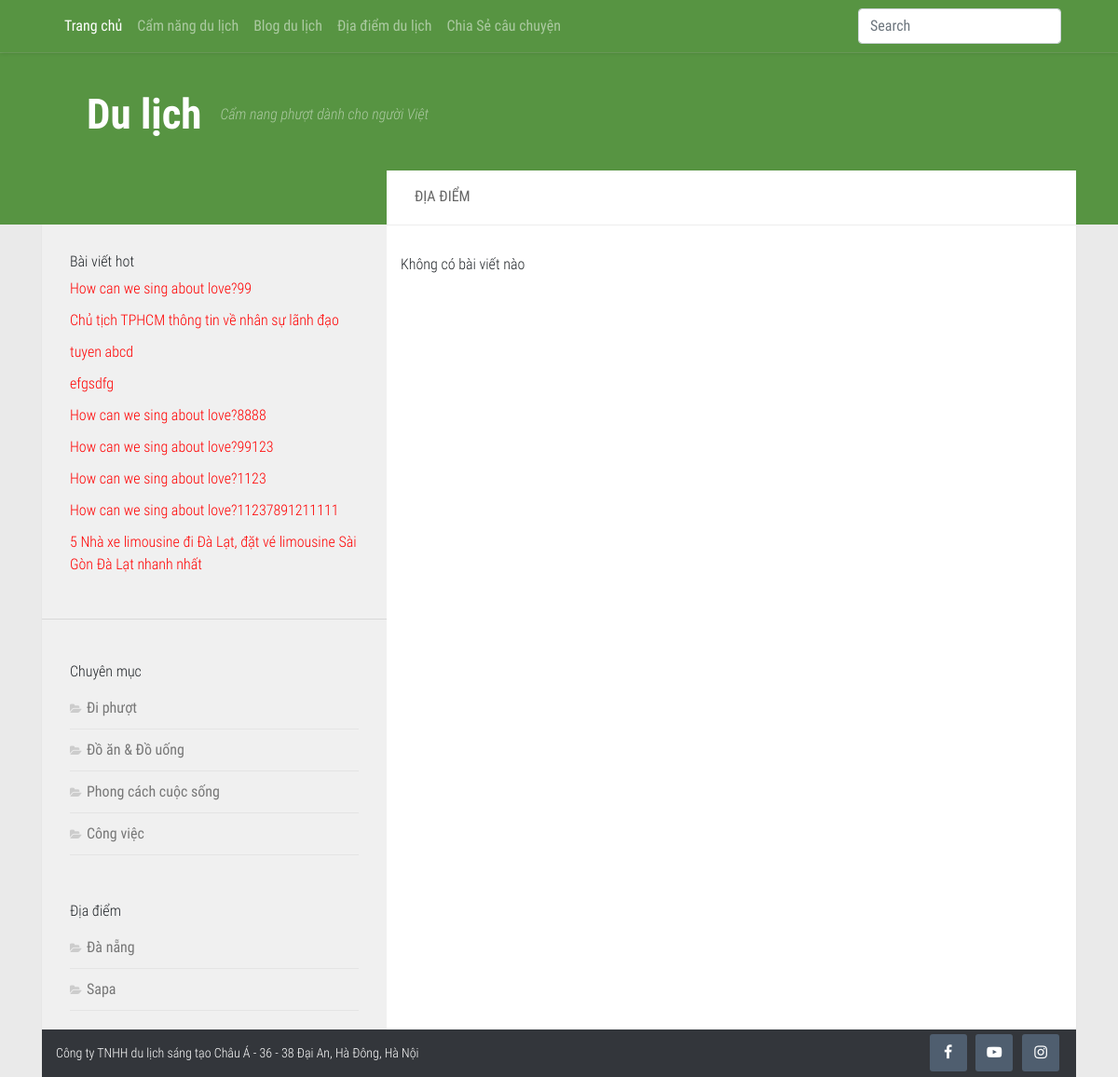
/diadiemdulich.php, run on an earlier commit of the app's database.
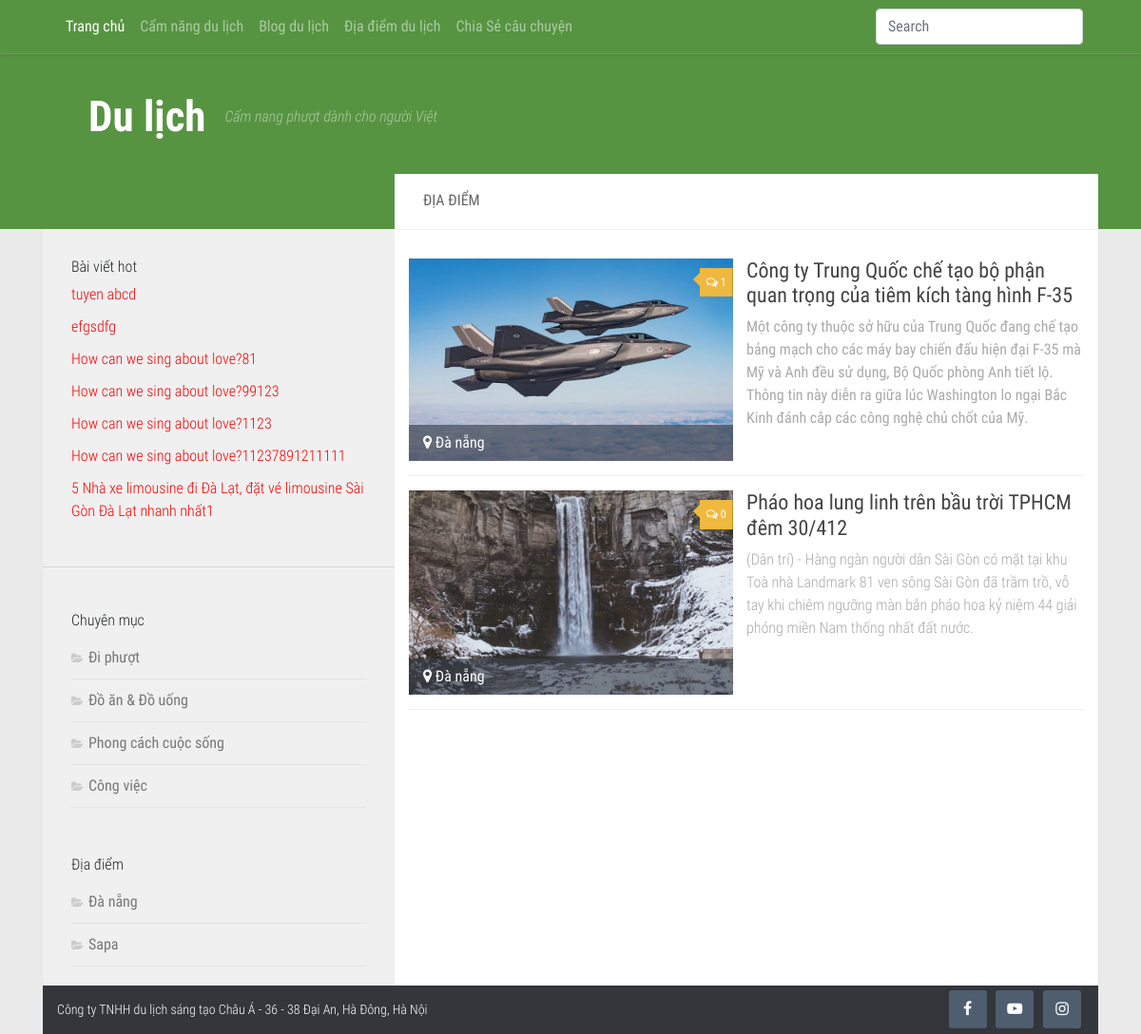
And on a later commit of the database.
### tables this page shows
CREATE TABLE `tintuc` (
  `tintuc_id` int(11) NOT NULL,
  `danhmuc_id` int(11) DEFAULT NULL,
  `tintuc_ten` varchar(150) DEFAULT NULL,
  `tintuc_mota` text NOT NULL,
  `tintuc_noidung` text,
  `tintuc_anh` varchar(100) DEFAULT NULL,
  `tintuc_ngaytao` date DEFAULT NULL,
  `tintuc_hot` tinyint(4) DEFAULT NULL
);

CREATE TABLE `danhmuc` (
  `danhmuc_id` int(11) NOT NULL,
  `danhmuc_ten` varchar(100) NOT NULL,
  `danhmuc_vitri` int(11) NOT NULL,
  `danhmuc_ngaytao` date NOT NULL
);

CREATE TABLE `diadiem` (
  `diadiem_id` int(11) NOT NULL,
  `diadiem_ten` varchar(150) NOT NULL,
  `diadiem_anh` varchar(100) NOT NULL,
  `diadiem_ngaytao` date NOT NULL,
  `diadiem_vitri` int(11) NOT NULL
);

CREATE TABLE `baiviet_diadiem` (
  `baiviet_diadiem_id` int(11) NOT NULL,
  `diadiem_id` int(11) NOT NULL,
  `baiviet_diadiem_ten` varchar(150) NOT NULL,
  `baiviet_diadiem_mota` text NOT NULL,
  `baiviet_diadiem_anh` varchar(100) NOT NULL,
  `baiviet_diadiem_noidung` text NOT NULL,
  `baiviet_diadiem_ngaytao` date NOT NULL,
  `baiviet_diadiem_hot` tinyint(4) NOT NULL
);

### includes/functions.php (called while the page is built, shortened)
<?php
    function fetch_location($display = 5) {
        global $dbc;
        $start = (isset($_GET['s']) && filter_var($_GET['s'], FILTER_VALIDATE_INT, array('min_range' => 1))) ? $_GET['s'] : 0;
        $query = "SELECT l.baiviet_diadiem_hot ,l.baiviet_diadiem_id, l.baiviet_diadiem_ten, l.baiviet_diadiem_mota, l.baiviet_diadiem_noidung, l.baiviet_diadiem_anh, DATE_FORMAT(l.baiviet_diadiem_ngaytao, '%d Tháng %m, %y') AS date, c.diadiem_ten, c.diadiem_id ";
        $query .= " FROM baiviet_diadiem AS l ";
        $query .= " LEFT JOIN diadiem AS c ";
        $query .= " USING (diadiem_id) ORDER BY l.baiviet_diadiem_hot DESC LIMIT {$start}, {$display}";
        $result = $dbc->query($query);
        if($result->num_rows > 1) {
            $posts = array();
            while($results = $result->fetch_array(MYSQLI_ASSOC)) {
                $posts[] = $results;
            }
            return $posts;
        } else {
            return FALSE;
        }
    }
    function countComment($type, $id) {
        global $dbc;
        $query = "SELECT count(binhluan_id) FROM binhluan WHERE binhluan_kieu = '{$type}' AND foreign_id = {$id}";
        $result = $dbc->query($query);
        if($result->num_rows > 0) {
            list($count) = $result->fetch_array(MYSQLI_NUM);
          return $count;
        } else{
          return FALSE;
        }
    }
?>

### diadiemdulich.php (the view, shortened to what this page needs)
<?php include('includes/mysqli_connect.php');?>
<?php include('includes/functions.php');?>
<?php include('includes/header.php');?>
<main id="main">
  <div class="container">
    <div class="row">
      <div class="col-md-12">
        <div class="wrapper-main">
          <div class="row m-0">
            <div class="col-md-4 p-0">
              <?php include('includes/sidebar.php');?>
            </div>
            <div class="col-md-8 p-0">
              <div class="wrapper-main-content">
                <h2 class="title"> ĐỊA ĐIỂM </h2>
                <div class="row">
                  <div class="col-md-12">
                    <div class="box-content">
                      <div class='location-layout'>
                        <div class="row">
                          <?php
                            $display = 5;
                            $posts = fetch_location($display);
                            $type = 'diadiem';
                            if(!empty($posts)){
                              foreach ($posts as $post) {
                                $countComment = countComment($type, $post['baiviet_diadiem_id']);
                                if($countComment > 0) {
                                  $count = $countComment;
                                } else {
                                  $count = 0;
                                }
                                echo "
                                  <div class='item_wrap clearfix'>
                                    <div class='image_wrap'>
                                      <a href='chitietdiadiem.php?id={$post['baiviet_diadiem_id']}'>
                                        <img src='".BASE_URL."/admin/uploads/images/{$post['baiviet_diadiem_anh']}' class='img-fluid' alt=''>
                                      </a>
                                      <a class='post-comments' href='chitietdiadiem.php?id={$post['baiviet_diadiem_id']}#disscuss'><span><i class='fa fa-comments-o'></i>{$count}</span></a>
                                      <a href='diadiem.php?id={$post['diadiem_id']}'><div class='location-icon'><i class='fa fa-map-marker' aria-hidden='true'></i> {$post['diadiem_ten']}</div></a>
                                    </div>
                                    <div class='details_wrap'>
                                      <div class='information_wrapper'>
                                          <h2 class='name'><a href='chitietdiadiem.php?id={$post['baiviet_diadiem_id']}'>{$post['baiviet_diadiem_ten']}</a></h2>
                                          <div class='description'>{$post['baiviet_diadiem_mota']}</div>
                                      </div>
                                    </div>
                                  </div>
                                ";
                              }
                            } else {
                              $messages = "<p>Không có bài viết nào</p>";
                            }
                          ?>
                          <?php if(isset($messages)) {echo $messages;} ?>
                        </div>
                      </div>
                    </div>
                  </div>
                </div>
              </div>
            </div>
          </div>
        </div>
      </div>
    </div>
  </div>
</main>
<?php include('includes/footer.php');?>

### includes/header.php (shortened to what this page needs)
<!DOCTYPE html>
<html lang="en">
	<head>
		<link href="assets/css/bootstrap.min.css" rel="stylesheet">
		<link href="assets/css/style.css" rel="stylesheet">
		<link rel="stylesheet" href="assets/lib/font-awesome/css/font-awesome.min.css">
		<link rel="stylesheet" href="assets/roboto-condensed/roboto-condensed.css">
	</head>
	<body>
		<header id="header">
			<div class="wrapper-nav">
				<div class="container">
					<div class="row">
						<div class="col-md-12">
							<nav class="navbar navbar-expand-md navbar-dark nav-top">
								<div class="collapse navbar-collapse" id="navbarsExample04">
									<ul class="navbar-nav mr-auto">
										<li class="nav-item active">
											<a class="nav-link" href="#">Trang chủ</a>
										</li>
										<li class="nav-item">
											<a class="nav-link" href="#">Cẩm năng du lịch</a>
										</li>
										<li class="nav-item">
											<a class="nav-link" href="#">Blog du lịch</a>
										</li>
										<li class="nav-item">
											<a class="nav-link" href="#">Địa điểm du lịch</a>
										</li>
										<li class="nav-item">
											<a class="nav-link" href='post-story.php'>Chia Sẻ câu chuyện</a>
										</li>
									</ul>
									<form class="form-inline my-2 my-md-0">
										<input class="form-control" type="text" placeholder="Search">
									</form>
								</div>
							</nav>
						</div>
					</div>
				</div>
			</div>
			<div class="wrapper-logo">
				<div class="container">
					<div class="row">
						<div class="col-md-12">
							<div class="box-logo clearfix">
								<p class="site-title"><a href="index.php">Du lịch</a></p>
								<p class="site-description">Cẩm nang phượt dành cho người Việt</p>
							</div>
						</div>
					</div>
				</div>
			</div>
		</header>

### includes/sidebar.php (shortened to what this page needs)
<aside id="aside">
  <div class="sidebar-sticky">
    <div class="wrapper-post-hot">
      <h3 class="title">
        Bài viết hot
      </h3>
      <ul class="list-post-hot">
        <?php
          $query = "SELECT tintuc_id, tintuc_ten FROM tintuc WHERE tintuc_hot = 1 ORDER BY tintuc_id ASC LIMIT 0, 10";
          $result = $dbc->query($query);
          while ($news = $result->fetch_array(MYSQLI_ASSOC)) {
              echo "<li><a href='single.php?id={$news['tintuc_id']}'";
              echo ">".$news['tintuc_ten']. "</a></li>";
          }
         ?>
      </ul>
    </div>
    <hr>
    <div class="wrapper-categories">
      <h3 class="title">
        Chuyên mục
      </h3>
      <ul>
        <?php
          $query = "SELECT * FROM danhmuc ORDER BY danhmuc_id ASC";
          $result = $dbc->query($query);
          while ($cats = $result->fetch_array(MYSQLI_ASSOC)) {
              echo "<li class='cat-item'><a href='danhmuctintuc.php?id={$cats['danhmuc_id']}'";
              echo ">".$cats['danhmuc_ten']. "</a></li>";
          }
         ?>
      </ul>
    </div>
    <div class="wrapper-categories">
      <h3 class="title">
        Địa điểm
      </h3>
      <ul>
        <?php
          $query = "SELECT * FROM diadiem ORDER BY diadiem_id ASC";
          $result = $dbc->query($query);
          while ($location = $result->fetch_array(MYSQLI_ASSOC)) {
              echo "<li class='cat-item'><a href='diadiem.php?id={$location['diadiem_id']}'";
              echo ">".$location['diadiem_ten']. "</a></li>";
          }
         ?>
      </ul>
    </div>
  </div>
</aside>

### includes/footer.php (shortened to what this page needs)
    <footer id="footer">
		<div class="container">
			<div class="row">
				<div class="col-md-12">
					<div class="wrapper-footer">
						<div class="row">
							<div class="col-md-6">
								<div class="address">
									<p>Công ty TNHH du lịch sáng tạo Châu Á - 36 - 38 Đại An, Hà Đông, Hà Nội</p>
								</div>
							</div>
							<div class="col-md-6">
								<div class="social">
									<ul>
										<li><a href='' target='_blank'><i class="fa fa-facebook" aria-hidden="true"></i></a></li>
										<li><a href='' target='_blank'><i class="fa fa-youtube-play" aria-hidden="true"></i></a></li>
										<li><a href='' target='_blank'><i class="fa fa-instagram" aria-hidden="true"></i></a></li>
									</ul>
								</div>
							</div>
						</div>
					</div>
				</div>
			</div>
		</div>
	</footer>
  </body>
</html>

### assets/css/style.css (style rules this page uses)
a { text-decoration: none !important; }
a, a:after, a:before { -webkit-transition: all .2s ease; -moz-transition: all .2s ease; -o-transition: all .2s ease; transition: all .2s ease; }
p { font-weight:300; }
#header { background: #579442; }
body { background:#eaeaea }
ul { list-style: none;padding: 0;margin-bottom: 0; }
#aside { background: #f0f0f0;height: 100%; }
.wrapper-main { background: #fff; -webkit-box-shadow: 0 1px 1px rgba(0,0,0,.1); box-shadow: 0 1px 1px rgba(0,0,0,.1); }
body { font-family: 'Roboto Condensed', Arial, sans-serif; }
.site-title a { color:#fff; display: inline-block; font-size: 45px; font-weight: bold; text-decoration: none; }
.wrapper-logo { padding: 25px 0 60px; }
.wrapper-nav { -webkit-box-shadow: 0 0 5px rgba(0,0,0,.2), 0 1px 0 rgba(255,255,255,.15); box-shadow: 0 0 5px rgba(0,0,0,.2), 0 1px 0 rgba(255,255,255,.15); -webkit-transition: -webkit-transform .35s ease-in-out,height .25s ease-in-out,background-color .45s ease-in-out; -moz-transition: -moz-transform .35s ease-in-out,height .25s ease-in-out,background-color .45s ease-in-out; -o-transition: -o-transform .35s ease-in-out,height .25s ease-in-out,background-color .45s ease-in-out; transition: transform .35s ease-in-out,height .25s ease-in-out,background-color .45s ease-in-out; }
.site-title { float: left; }
.site-description { font-size: 1em;line-height: 67px;margin-left: 20px;float: left;color: rgba(255,255,255,.5);font-style: italic; }
.box-logo { padding: .5rem 3rem; }
h3.title { font-size: 16px;font-weight: 300; }
.list-post-hot li a { font-weight: 300;color: red; }
.sidebar-sticky { position: -webkit-sticky; position: sticky; top: 0; }
.wrapper-post-hot,.wrapper-categories { padding:30px 30px 20px; }
.wrapper-categories .cat-item { padding: 10px 0; border-bottom: 1px solid #e4e4e4; }
.wrapper-categories .cat-item a { color: #777; }
.wrapper-categories .cat-item a::before { content: "\f07c"; font-family: FontAwesome; font-size: 12px; margin-right: 6px; color: #ccc; display: inline-block!important; width: 1em; text-align: center; }
h2.title { color: #666; font-size: 16px; padding: 18px 30px 21px; border-bottom: 1px solid #eee; margin-bottom: 0; min-height: 59px; }
.wrapper-main-content { margin-top: -58px;background:#fff; }
.box-content { padding: 30px 30px 20px; }
.post-comments { background: #efb93f; font-size: .75rem; line-height: 1.66rem; color: #fff; display: block; position: absolute; top: 10px; right: 0; -webkit-box-shadow: inset -1px 0 1px rgba(0,0,0,.2); box-shadow: inset -1px 0 1px rgba(0,0,0,.2); }
.post-comments>span { display: block; position: relative; padding: 2px 7px; }
.post-comments>span:before { content: ''; display: inline-block; border-left: 9px solid transparent; border-right: 9px solid #efb93f; border-top: 9px solid transparent; border-bottom: 9px solid transparent; position: absolute; top: 3px; left: -16px; }
.post-comments i { margin-right: 3px; }
.list-post-hot li { margin-bottom: 10px; }
.wrapper-footer { background:#33363b; }
.address { color:#fff; font-size:14px; padding: 15px; }
.address p { margin-bottom:0; }
.social li { display:inline-block;padding: 0 3px; }
.social li a { width:40px;height:40px;line-height:40px;color:#fff;display: inline-block;text-align: center;background:#4f5e6f;border-radius: 3px; }
.social { float:right;margin: 5px 15px; }
.social ul { margin-bottom:0; }
.location-layout .item_wrap { margin-bottom:15px;padding-bottom:15px;border-bottom:1px solid #eee; }
.location-layout .image_wrap { width: 48%;float:left;position: relative; }
.location-layout .details_wrap { margin-left: 50%; }
.location-layout .image_wrap .location-icon { position: absolute; bottom: 0; left: 0; right: 0; background: #38414ca3; color: #fff; padding: 7px 15px; }
.location-layout .name a { color: #444; }
.location-layout .name { font-size: 1.375em }
.location-layout .description { color:#aaa;font-size:1em; }
.image_wrap img { max-height:215px;object-fit: cover;width: 100%; }

What changed in the data, as far as the page shows it:
removed tintuc: tintuc_ten "How can we sing about love?99"
removed tintuc: tintuc_ten "Chủ tịch TPHCM thông tin về nhân sự lãnh đạo"
changed tintuc: tintuc_ten "How can we sing about love?8888" → "How can we sing about love?81"
changed tintuc: tintuc_ten "5 Nhà xe limousine đi Đà Lạt, đặt vé limousine Sài Gòn Đà Lạt nhanh nhất" → "5 Nhà xe limousine đi Đà Lạt, đặt vé limousine Sài Gòn Đà Lạt nhanh nhất1"
added baiviet_diadiem: baiviet_diadiem_anh (picture), count "1", diadiem.diadiem_ten "Đà nẵng", baiviet_diadiem_ten "Công ty Trung Quốc chế tạo bộ phận quan trọng của tiêm kích tàng hình F-35", baiviet_diadiem_mota "Một công ty thuộc sở hữu của Trung Quốc đang chế tạo bảng mạch cho các máy bay chiến đấu hiện đại F-35 mà Mỹ và Anh đều sử dụng, Bộ Quốc phòng Anh tiết lộ. Thông tin này diễn ra giữa lúc Washington lo ngại Bắc Kinh đánh cắp các công nghệ chủ chốt của Mỹ."
now on this page (row edited): baiviet_diadiem: baiviet_diadiem_anh (picture), count "0", diadiem.diadiem_ten "Đà nẵng", baiviet_diadiem_ten "Pháo hoa lung linh trên bầu trời TPHCM đêm 30/412", baiviet_diadiem_mota "(Dân trí) - Hàng ngàn người dân Sài Gòn có mặt tại khu Toà nhà Landmark 81 ven sông Sài Gòn đã trầm trồ, vỗ tay khi chiêm ngưỡng màn bắn pháo hoa kỷ niệm 44 giải phóng miền Nam thống nhất đất nước."
Also different on the page:
text no longer shown: "Không có bài viết nào"
